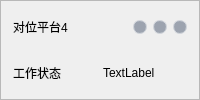
       <widget class="QFrame" name="card_plt4">
        <property name="styleSheet">
         <string notr="true">QFrame#card_rail, QFrame#card_plt0, QFrame#card_plt1, QFrame#card_plt2,
QFrame#card_plt3, QFrame#card_plt4, QFrame#card_plt5, QFrame#card_plt6 {
    background: #ffffff;
    border: 1px solid #b0b8c1;
    border-radius: 4px;
}</string>
        </property>
        <property name="frameShape">
         <enum>QFrame::StyledPanel</enum>
        </property>
        <property name="frameShadow">
         <enum>QFrame::Raised</enum>
        </property>
        <layout class="QVBoxLayout" name="verticalLayout_12">
         <property name="spacing">
          <number>6</number>
         </property>
         <property name="leftMargin">
          <number>6</number>
         </property>
         <property name="topMargin">
          <number>6</number>
         </property>
         <property name="rightMargin">
          <number>6</number>
         </property>
         <property name="bottomMargin">
          <number>6</number>
         </property>
         <item>
          <widget class="QWidget" name="widget_29" native="true">
           <layout class="QHBoxLayout" name="horizontalLayout_14">
            <property name="spacing">
             <number>6</number>
            </property>
            <property name="leftMargin">
             <number>6</number>
            </property>
            <property name="topMargin">
             <number>6</number>
            </property>
            <property name="rightMargin">
             <number>6</number>
            </property>
            <property name="bottomMargin">
             <number>6</number>
            </property>
            <item>
             <widget class="QLabel" name="label_45">
              <property name="text">
               <string>对位平台4</string>
              </property>
             </widget>
            </item>
            <item>
             <widget class="QLabel" name="plt4_label_Xstatus">
              <property name="minimumSize">
               <size>
                <width>14</width>
                <height>14</height>
               </size>
              </property>
              <property name="maximumSize">
               <size>
                <width>14</width>
                <height>14</height>
               </size>
              </property>
              <property name="styleSheet">
               <string notr="true">    background-color: #9ca3af;   /* 默认灰色 */
    border-radius: 7px;          /* 宽高的一半 = 正圆 */
    border: 1px solid #d1d5db;</string>
              </property>
              <property name="text">
               <string/>
              </property>
             </widget>
            </item>
            <item>
             <widget class="QLabel" name="plt4_label_Ystatus">
              <property name="minimumSize">
               <size>
                <width>14</width>
                <height>14</height>
               </size>
              </property>
              <property name="maximumSize">
               <size>
                <width>14</width>
                <height>14</height>
               </size>
              </property>
              <property name="styleSheet">
               <string notr="true">    background-color: #9ca3af;   /* 默认灰色 */
    border-radius: 7px;          /* 宽高的一半 = 正圆 */
    border: 1px solid #d1d5db;</string>
              </property>
              <property name="text">
               <string/>
              </property>
             </widget>
            </item>
            <item>
             <widget class="QLabel" name="plt4_label_Zstatus">
              <property name="minimumSize">
               <size>
                <width>14</width>
                <height>14</height>
               </size>
              </property>
              <property name="maximumSize">
               <size>
                <width>14</width>
                <height>14</height>
               </size>
              </property>
              <property name="styleSheet">
               <string notr="true">    background-color: #9ca3af;   /* 默认灰色 */
    border-radius: 7px;          /* 宽高的一半 = 正圆 */
    border: 1px solid #d1d5db;</string>
              </property>
              <property name="text">
               <string/>
              </property>
             </widget>
            </item>
           </layout>
          </widget>
         </item>
         <item>
          <widget class="QWidget" name="widget_32" native="true">
           <layout class="QHBoxLayout" name="horizontalLayout_31">
            <property name="spacing">
             <number>6</number>
            </property>
            <property name="leftMargin">
             <number>6</number>
            </property>
            <property name="topMargin">
             <number>6</number>
            </property>
            <property name="rightMargin">
             <number>6</number>
            </property>
            <property name="bottomMargin">
             <number>6</number>
            </property>
            <item>
             <widget class="QLabel" name="label_51">
              <property name="text">
               <string>工作状态</string>
              </property>
             </widget>
            </item>
            <item>
             <widget class="QLabel" name="plt4_label_state">
              <property name="text">
               <string>TextLabel</string>
              </property>
             </widget>
            </item>
           </layout>
          </widget>
         </item>
        </layout>
       </widget>
